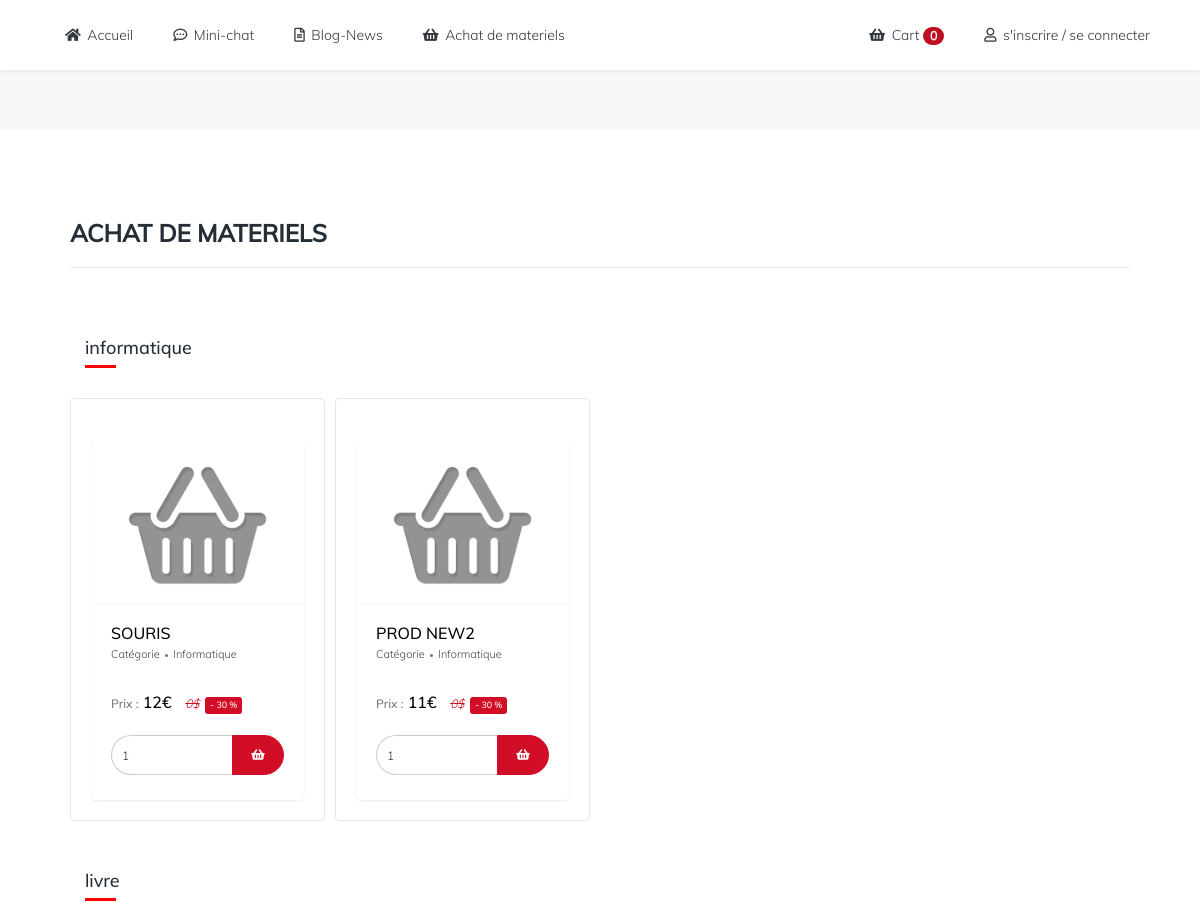
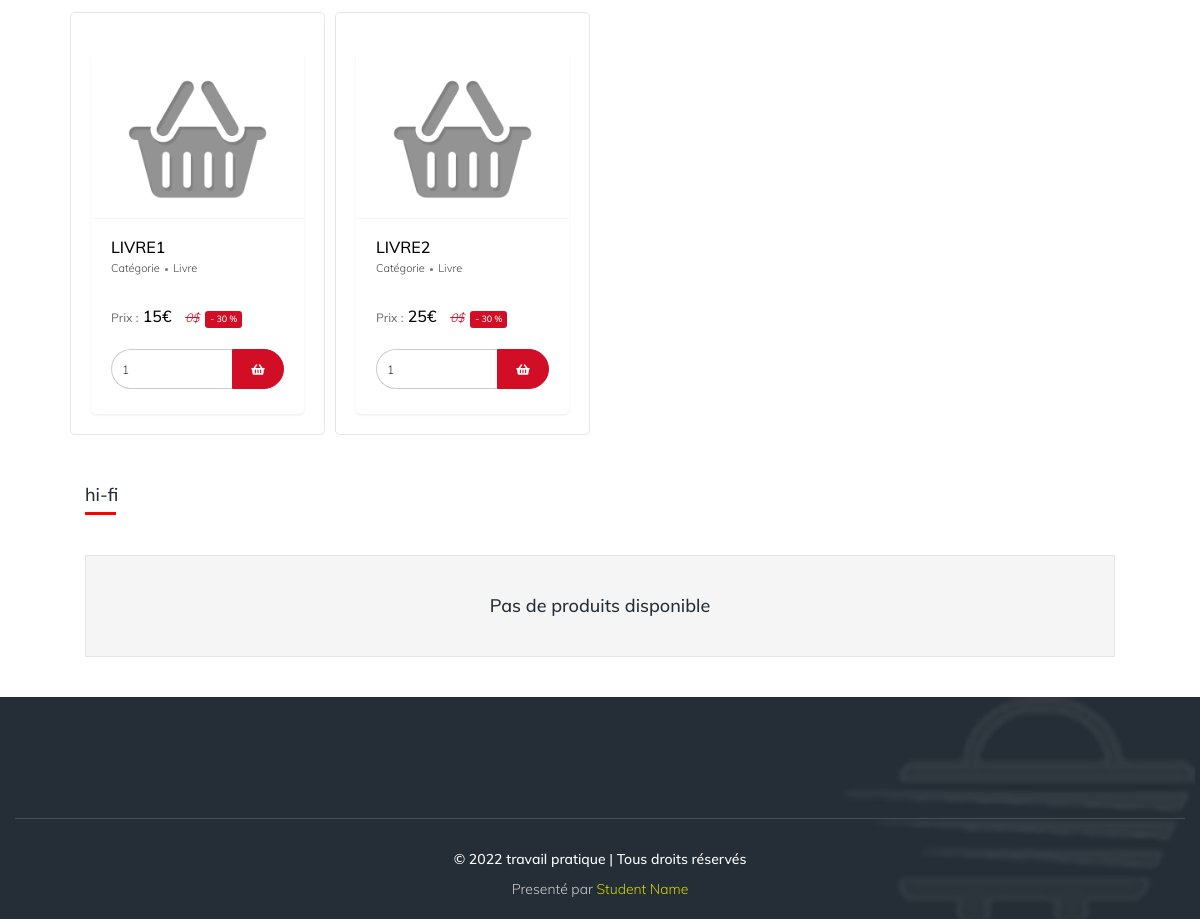
Screenshot of /tp_carole/achat.php with the database file from the repository (2 pictures, top to bottom).
### tables this page shows
CREATE TABLE `categories` (
  `id` int(11) NOT NULL,
  `cat_name` varchar(255) NOT NULL
);

CREATE TABLE `products` (
  `id` int(11) NOT NULL,
  `prod_code` varchar(25) NOT NULL,
  `prod_name` varchar(255) NOT NULL,
  `prod_price` int(11) NOT NULL,
  `cat_id` int(11) NOT NULL
);

### tp_carole/achat.php (the view, shortened to what this page needs)
<?php
include("db/DBout.php");
include("header.php");
include("navigation.php");
?>
<div class="row banner-inner"></div>
<div class="row row-padding row-white fond-blanc">
	<div class="container">
		<div class="row">
			<div class="col-md-12">
				<div class="div-100 white-wrapper containeur-connexion">
					<h3>Achat de materiels</h3>
					<hr>
					<div class="col-md-12">
						<?php
							$sql = "SELECT id,cat_name FROM categories";
							$query = $pdo_var->query($sql);
							$count = $query->rowcount();
							if ($count>0) {
								while ($row=$query->fetch()) {
									$sql1 = "SELECT * FROM products WHERE cat_id='".$row["id"]."'";
									$query1 = $pdo_var->query($sql1);
									$count1 = $query1->rowcount();
						?>
									<div class="row">
										<br/><br/>
										<div class="col-md-12">
											<div class="div-100 category-title">
												<h4><?php echo $row["cat_name"]; ?></h4>
											</div>
										</div>
										<?php
											if ($count1>0) {
										?>
								        <div id="owl-demo" class="owl owlcarou">
											<?php
												while ($row1=$query1->fetch()) {
													echo "
										            <div class='item div-img'>
														<form id='frmCart' method='POST' action='db/functions.php'>
															<div class='div-100 div-img restau-wrapper'>
																<img src='images/no-image.png' alt='no image'>
																<div class='restau-content'>
																	<h4>".$row1['prod_name']."</h4>
																	<ul class='classification-list'>
																		<li>Catégorie</li>
																		<li>".$row['cat_name']."</li>
																	</ul>
																	<br/>
																	<ul class='timing-price-list'>
																		<li>
																			<h4><p>prix :</p> </i>".$row1['prod_price']."&euro;</h4>
																		</li>
																		<li>
																			<i>0$</i>
																		</li>
																		<li>
																			<div class='offer'>
																				<span>- 30 %</span>
																			</div>
																		</li>
																		<li></li>
																	</ul>
																	<div class='offer'>
																		<input type='hidden' name='form_id' value='".$row1['id']."'>
																		<input type='number' name='quantity' value='1' size='2'/>
																		<button type='submit' name='addToCart'><i class='fas fa-shopping-basket'></i></button>
																	</div>
																</div>
															</div>
														</form>
													</div>
													";
												}
											?>
								        </div>
								    	<?php
								    		}
								    		else{
								    	?>
							    				<div class="col-md-12">
							    					<h4 class="empty-blog">Pas de produits disponible</h4>
							    				</div>
								    	<?php
								    		}
								    	?>
									</div>
						<?php
								}
							}
						?>
					</div>
				</div>
			</div>
		</div>
	</div>
</div>
<?php
include("footer.php");
?>

### tp_carole/header.php (shortened to what this page needs)
<!DOCTYPE html>
<html lang="fr">
<head>
<link rel="stylesheet" type="text/css" href="css/bootstrap.min.css">
<link rel="stylesheet" type="text/css" href="css/bootstrap-theme.min.css">
<link rel="stylesheet" type="text/css" href="css/font-awesome.min.css">
<link rel="stylesheet" href="https://use.fontawesome.com/releases/v5.2.0/css/all.css">
<link href="css/owl.carousel.css" rel="stylesheet">
<link href="css/owl.theme.css" rel="stylesheet">
<link rel="stylesheet" type="text/css" href="css/main.css?v=1.0">
</head>
<body>

### tp_carole/navigation.php (shortened to what this page needs)
<nav class="navbar navbar-default nav-bar">
  <div class="container-fluid">
    <div class="container">
      <div class="collapse navbar-collapse" id="bs-example-navbar-collapse-1">
        <ul class="nav navbar-nav">
          <li>
            <a href="index.php"><i class="fas fa-home"></i> Accueil</a>
          </li>
          <li>
            <a href="chat.php"><i class="far fa-comment-dots"></i> Mini-chat</a>
          </li>
          <li>
            <a href="blog.php"><i class="far fa-file-alt"></i> Blog-News</a>
          </li>
          <li>
            <a href="achat.php"><i class="fas fa-shopping-basket"></i> Achat de materiels</a>
          </li>
        </ul>
        <ul class="nav navbar-nav navbar-right">
          <li class="cart-wrapper">
            <a href="cart.php"><i class="fas fa-shopping-basket"></i> Cart <span class="badge">
              <?php
                if(isset($_SESSION["cart_item"])) {
                  $item_total = $_SESSION["cart_item"];
                  echo count($item_total);
                }else{
                  echo 0;
                }
              ?>
            </span></a>
          </li>
          <?php
            if (!isset($_SESSION['user_logged'])) {
                echo '
                  <li class="<?php echo $menu3 ?>">
                    <a href="login.php"><i class="far fa-user"></i> s\'inscrire / se connecter</a>
                  </li>
                ';
            }
          ?>
        </ul>
      </div>
    </div>
  </div>
</nav>
<div class="container-fluid">

### tp_carole/footer.php (shortened to what this page needs)
<div class="row row-padding footer">
	<div class="footer-top"></div>
	<div class="container">
		<div class="row">
			<div class="col-md-4"></div>
		</div>
		<div class="row copyright">
			<div class="col-sm-12">
				<span>&copy; 2022 travail pratique | Tous droits réservés</span>
				<p>Presenté par <a href="#">Student Name</a></p>
			</div>
		</div>
	</div>
</div>
</div>
</body>
</html>

### rows the page displays
categories: cat_name "informatique"
products: prod_name "SOURIS", cat.cat_name "Informatique", prod_price "12"
products: prod_name "PROD NEW2", cat.cat_name "Informatique", prod_price "11"
categories: cat_name "livre"
products: prod_name "LIVRE1", cat.cat_name "Livre", prod_price "15"
products: prod_name "LIVRE2", cat.cat_name "Livre", prod_price "25"
categories: cat_name "hi-fi", shows "Pas de produits disponible"
